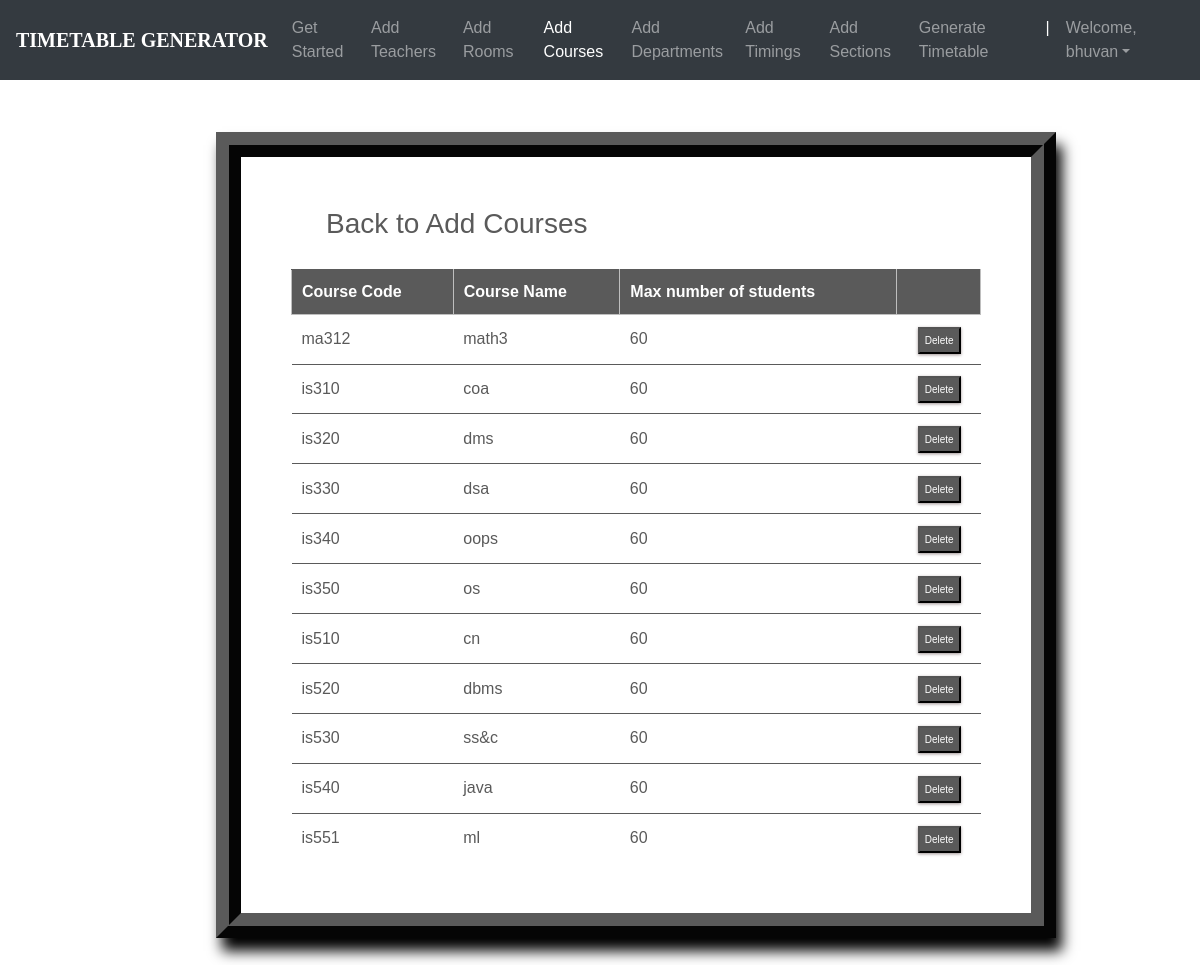
Screenshot of /courses_list/ (signed in) with the database file from the repository.
### ttgen/models.py (models this page shows, shortened)
class Course(models.Model):
    course_number = models.CharField(max_length=5, primary_key=True)
    course_name = models.CharField(max_length=40)
    max_numb_students = models.CharField(max_length=65)
    instructors = models.ManyToManyField(Instructor)

### ttgen/views.py (the view)
# urls.py: path('courses_list/', views.course_list_view, name='editcourse'),
@login_required
def course_list_view(request):
    context = {
        'courses': Course.objects.all()
    }
    return render(request, 'courseslist.html', context)

### templates/courseslist.html (shortened to what this page needs)
<!DOCTYPE html>
<html lang="en">
<head>
	<link rel="stylesheet" href="https://maxcdn.bootstrapcdn.com/bootstrap/4.0.0/css/bootstrap.min.css">
    <link rel="stylesheet" type="text/css" href="static/css/index.css">
</head>
<body>
        <header>
			<nav class="navbar navbar-expand-md navbar-dark fixed-top bg-dark">
                <a class="navbar-brand" href="#"><b>TIMETABLE GENERATOR</b></a>
                <div class="collapse navbar-collapse" id="navbarCollapse">
                    <ul class="navbar-nav ml-auto">
                    <li class="nav-item">
                        <a class="nav-link" href="{% url 'admindash' %}">Get Started</a>
                    </li>
                    <li class="nav-item">
                        <a class="nav-link" href="{% url 'addInstructors' %}">Add Teachers</a>
                    </li>
                    <li class="nav-item">
                        <a class="nav-link" href="{% url 'addRooms' %}">Add Rooms</a>
                    </li>
                    <li class="nav-item active">
                      <a class="nav-link" href="{% url 'addCourses' %}">Add Courses</a>
                  </li>
                  <li class="nav-item">
                <a class="nav-link" href="{% url 'addDepts' %}">Add Departments</a>
              </li>
                    <li class="nav-item">
		                <a class="nav-link" href="{% url 'addTimings' %}">Add Timings</a>
		            </li>
                    <li class="nav-item">
			            <a class="nav-link" href="{% url 'addSections' %}">Add Sections</a>
		            </li>
                    <li class="nav-item">
			            <a class="nav-link" href="{% url 'generate' %}">Generate Timetable</a>
		            </li>
                    <li class="nav-item active">
			            <a class="nav-link">|</a>
		            </li>
                    <li class="nav-item dropdown">
		                <a class="nav-link dropdown-toggle" href="#" id="dropdown03" data-toggle="dropdown" aria-haspopup="true" aria-expanded="false">Welcome, {{ user.first_name }}</a>
		            </li>
                    </ul>
                </div>
            </nav>
        </header>
        <br><br>
    {% block content %}
{% load static %}
<fieldset class="fieldset">
    <a href="{% url 'addCourses'%}"><h1 class="tablink" onclick="openPage('new')" id="defaultOpen">Back to Add Courses</h1></a>
    <div class="tabcontent" id="edit">
        <table class="table1">
            <thead>
            <tr class="table-headers">
            <th>Course Code</th>
            <th>Course Name</th>
            <th>Max number of students</th>
            <th  class="empty"></th>
            </tr>
            </thead>
            <tbody>
            {% for crs in courses %}
            <tr>
             <td>{{crs.course_number}}</td>
             <td>{{crs.course_name}}</td>
             <td>{{crs.max_numb_students}}</td>
             <td class="empty">
                <form action="{% url 'deletecourse' crs.course_number %}" method="post">
                        <input type="submit" value="Delete" class="cross">
                </form>
             </td>
             </tr>
            {% endfor %}
            </tbody>
        </table>
    </div>
</fieldset>
{% endblock %}

### static/css/index.css (style rules this page uses)
body { padding-top: 3rem; padding-bottom: 3rem; color: #5a5a5a; font-family: 'Poppins', sans-serif; overflow-x: hidden; }
nav { font-family: sans-serif; }
.navbar-brand { font-size: 20px; font-family: Georgia, 'Times New Roman', Times, serif; }

### templates/courseslist.html (style rules this page uses)
nav { font-family: sans-serif; }
.navbar-brand { font-size: 20px; font-family: Georgia, 'Times New Roman', Times, serif; }
* { margin: 0; padding: 0; box-sizing: border-box; }
html { scroll-behavior: smooth; }
a { text-decoration:none; }
form { margin-top: 3%; margin-left: 18%; margin-right: 12%; }
fieldset h1 { color: #5a5a5a; padding-bottom: 20px; margin-left: 35px; display: inline-block; cursor: pointer; font-size: 28px; }
fieldset input { padding:8px; color: #938c8c }
.table2 td, th { border: 1px solid rgb(190,190,190); padding: 10px 20px; }
.table1 { width: 100%; border-collapse: collapse; text-align: left; overflow: hidden; }
.table1 td, th { border-top: 1px solid #5a5a5a; padding: 10px; }
.table1 th { background-color: #5a5a5a; color: #fff; }
.cross { font-size:10px; box-shadow: 0px 1px 3px 0px #9e9292; padding: 4px 5px; color: #fff; background-color: #5a5a5a; cursor: pointer; }
.fieldset { margin-top: 3%; margin-left: 18%; margin-right: 12%; padding: 50px; border-width: 25px; border-style: ridge; border-color: #5a5a5a; box-shadow: 6px 13px 13px 0px black; background-color: #fff; }

### rows the page displays
Course: course_number "ma312", course_name "math3", max_numb_students "60"
Course: course_number "is310", course_name "coa", max_numb_students "60"
Course: course_number "is320", course_name "dms", max_numb_students "60"
Course: course_number "is330", course_name "dsa", max_numb_students "60"
Course: course_number "is340", course_name "oops", max_numb_students "60"
Course: course_number "is350", course_name "os", max_numb_students "60"
Course: course_number "is510", course_name "cn", max_numb_students "60"
Course: course_number "is520", course_name "dbms", max_numb_students "60"
Course: course_number "is530", course_name "ss&c", max_numb_students "60"
Course: course_number "is540", course_name "java", max_numb_students "60"
Course: course_number "is551", course_name "ml", max_numb_students "60"

### other values shown
{{ user.first_name }} "bhuvan"
